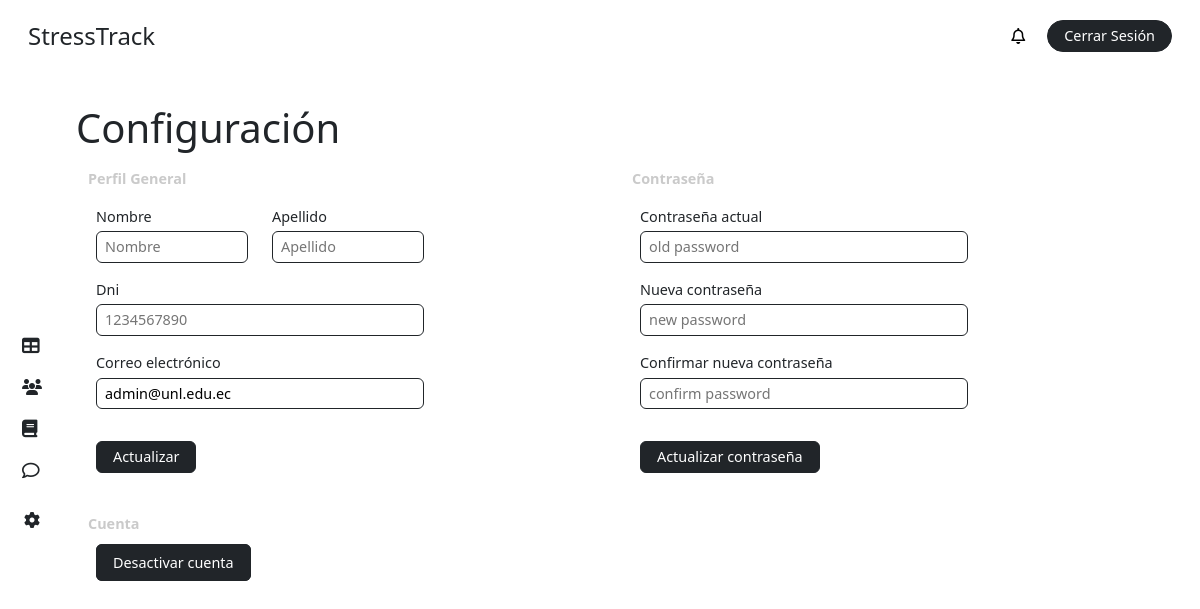
Page /profile/ (signed in) on the earlier database version.
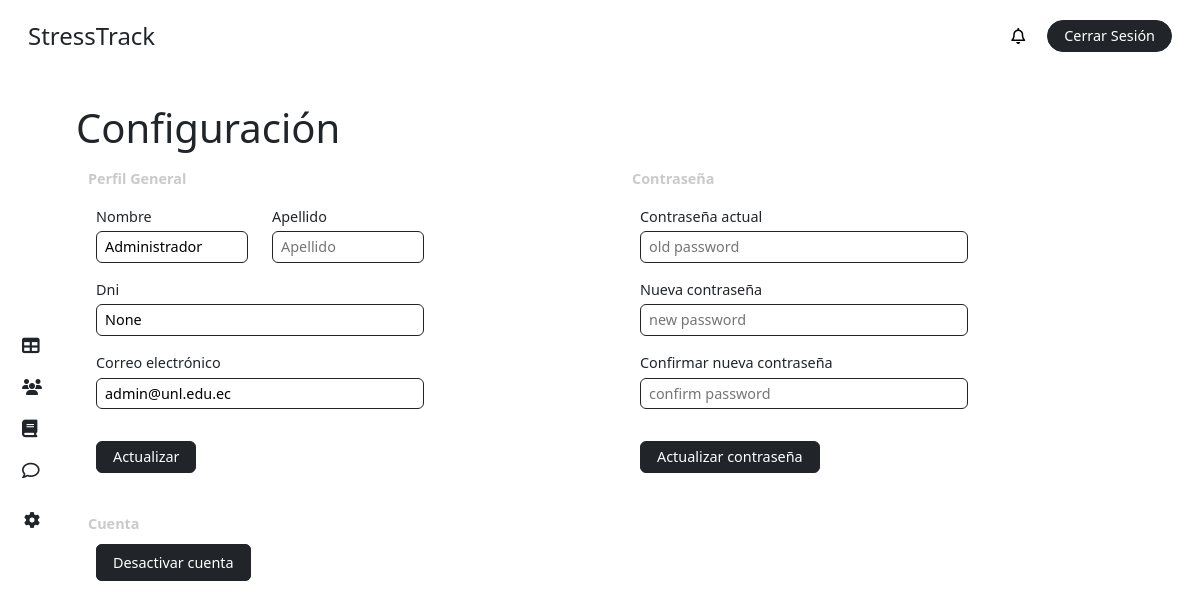
Same page on the later database version.
### stress/models.py (models this page shows, shortened)
class CustomUser(AbstractBaseUser, PermissionsMixin):
    ROLE_CHOICES = [
        ('student', 'Alumno'),
        ('teacher', 'Profesor'),
        ('superuser', 'Administrador'),
    ]
    first_name = models.CharField(max_length=50, blank=True)
    last_name = models.CharField(max_length=50, blank=True)
    dni = models.CharField(max_length=10, unique=True, blank=True, null=True)
    email = models.EmailField(unique=True)
    role = models.CharField(max_length=20, choices=ROLE_CHOICES, default='student')
    is_active = models.BooleanField(default=True)
    is_staff = models.BooleanField(default=False)
    stress = models.IntegerField(default=0)
    share_stress_level = models.BooleanField(default=False)
    recommendation = models.ForeignKey(Recommendation, on_delete=models.SET_NULL, null=True, blank=True, related_name='users')
    course = models.ForeignKey(Course, on_delete=models.CASCADE, related_name='students', null=True, blank=True)
    group = models.ForeignKey(Team, on_delete=models.CASCADE, related_name='members', null=True, blank=True)
    objects = CustomUserManager()
    USERNAME_FIELD = 'email'
    REQUIRED_FIELDS = []

### stress/views.py (the view, shortened to what this page needs)
# urls.py: path('profile/', views.profile, name='profile'),
@login_required
def profile(request):
    user = request.user
    form = CustomUserUpdateForm(instance=user)
    form_pass = CustomPasswordChangeForm(user=user)
    context = {
        'form': form,
        'form_pass': form_pass,
        'share_stress': user.share_stress_level,
        'role': user.role,
        'notifications': user.notifications.all(),
        'unread_notifications': user.notifications.filter(is_read=False).count(),
    }
    return render(request, 'dashboard/profile.html', context)

### stress/forms.py
class CustomUserUpdateForm(forms.ModelForm):
    first_name = forms.CharField(widget=forms.TextInput(attrs={
        'placeholder': 'Nombre',
        'class': 'w-100 fs-7 py-1 px-2 border border-1 border-dark rounded-2'
    }))
    last_name = forms.CharField(widget=forms.TextInput(attrs={
        'placeholder': 'Apellido',
        'class': 'w-100 fs-7 py-1 px-2 border border-1 border-dark rounded-2'
    }))
    dni = forms.CharField(widget=forms.TextInput(attrs={
        'placeholder': '1234567890',
        'class': 'w-100 fs-7 py-1 px-2 border border-1 border-dark rounded-2'
    }))
    email = forms.EmailField(widget=forms.EmailInput(attrs={
        'placeholder': 'ejemplo@unl.edu.ec',
        'class': 'w-100 fs-7 py-1 px-2 border border-1 border-dark rounded-2'
    }))
    class Meta:
        model = CustomUser
        fields = ['first_name', 'last_name', 'dni', 'email']

### stress/templates/dashboard/profile.html (shortened to what the changed rows need)
{% extends "base/dashboard_base.html" %}
{% block content %}
<main class="main p-4 pt-2 pe-5">
    <div class="row mt-4">
        <div class="col-12 p-0">
            <h1 class="m-0">Configuración</h1>
        </div>
    </div>
    <div class="row">
        <div class="col-6 mt-2">
            <form action="" method="POST" class="mb-2 p-2">
                <div class="row mb-3">
                    <div class="col-4">
                        <label class="d-block pb-1 fs-7" for="">Nombre</label>
                        {{ form.first_name }}
                    </div>
                    <div class="col-4">
                        <label class="d-block pb-1 fs-7" for="">Apellido</label>
                        {{ form.last_name }}
                    </div>
                </div>
                <div class="row mb-3">
                    <div class="col-8">
                        <label class="d-block pb-1 fs-7" for="">Dni</label>
                        {{ form.dni }}
                    </div>
                </div>
                <div class="row mb-3">
                    <div class="col-8">
                        <label class="d-block pb-1 fs-7" for="">Correo electrónico</label>
                        {{ form.email }}
                    </div>
                </div>
            </form>
        </div>
    </div>
</main>
{% endblock %}

Differences in the rows shown:
changed CustomUser "admin@unl.edu.ec": first_name (not shown) → "Administrador"; dni (not shown) → "None"
